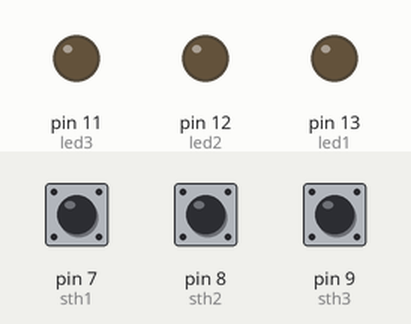
This sketch was run on a simulated Arduino Uno, built with avr-gcc and run on an emulated ATmega328P. Shown: output pins drawn as LEDs (lit = HIGH). The inputs (shaded band) are chosen by the test bench; at power-on: pin 7 (sth1) HIGH, pin 9 (sth3) HIGH, pin 8 (sth2) HIGH.

Above: at 1.2 s.
1.3 s: pin 7 (sth1) pulled LOW for 0.15 s
At 1.4 s:
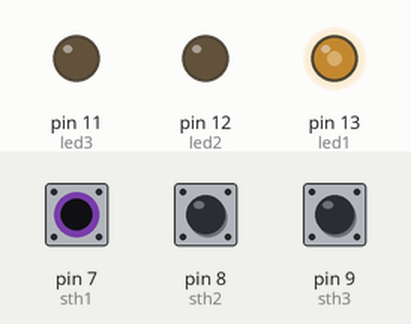
3.0 s: pin 9 (sth3) pulled LOW for 0.15 s
At 3.6 s:
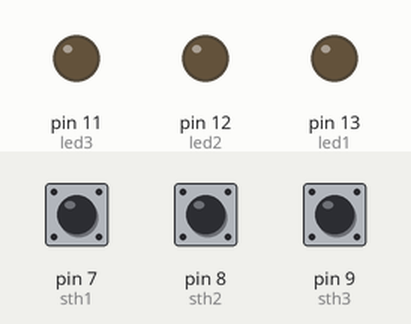
4.7 s: pin 8 (sth2) pulled LOW for 0.15 s
At 4.8 s:
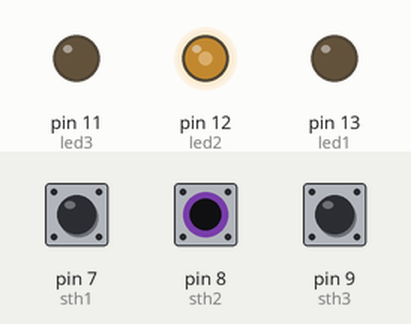
6.4 s: pin 7 (sth1) pulled LOW for 1 s
At 8.2 s:
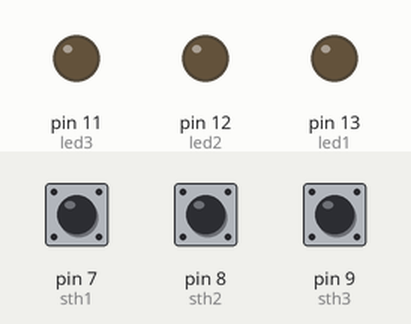
8.9 s: pin 8 (sth2) pulled LOW for 1 s
At 9.4 s:
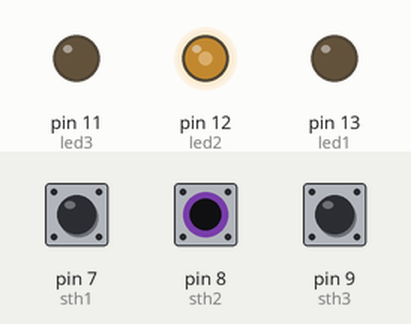
11.4 s: pin 9 (sth3) pulled LOW for 1 s
At 12.2 s:
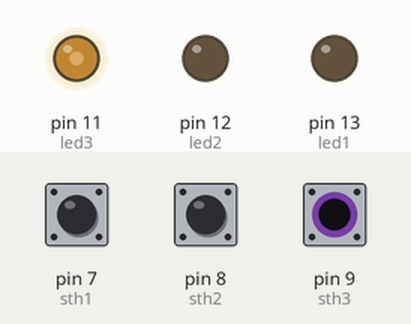
Timing chart, 0 to 14.4 s (numbered marks = the images above; inputs shaded):
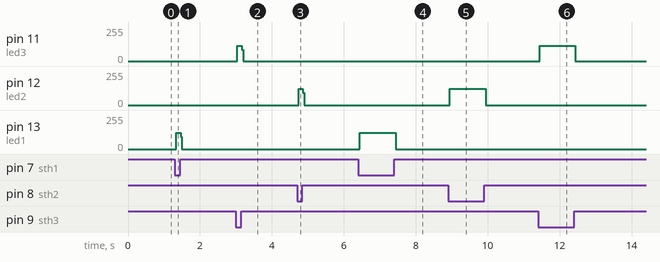

Measured:
- after the input at 1.3 s, pin 13 (led1): 0/255 → 122/255 at once, → 0/255 0.12 s later
- after the input at 3.0 s, pin 11 (led3): 0/255 → 115/255 at once, → 0/255 0.12 s later
- after the input at 4.7 s, pin 12 (led2): 0/255 → 121/255 at once, → 0/255 0.12 s later
- after the input at 6.4 s, pin 13 (led1): 0/255 → 122/255 at once, → 0/255 1.0 s later
- after the input at 8.9 s, pin 12 (led2): 0/255 → 121/255 at once, → 0/255 1.0 s later
- after the input at 11.4 s, pin 11 (led3): 0/255 → 115/255 at once, → 0/255 1.0 s later

The sketch:

Q4_sth_LED.ino
```cpp
int led1 = 13, led2 = 12, led3 = 11;
int sth1 = 7, sth2 = 8, sth3 = 9; //switch

void setup(){
  pinMode(led1, OUTPUT);
  pinMode(led2, OUTPUT);
  pinMode(led3, OUTPUT);

  pinMode(sth1, INPUT_PULLUP);
  pinMode(sth2, INPUT_PULLUP);
  pinMode(sth3, INPUT_PULLUP);
}

void loop(){
  digitalWrite(led1, LOW);
  digitalWrite(led2, LOW);
  digitalWrite(led3, LOW);

  if(digitalRead(sth1) == LOW)
    digitalWrite(led1, HIGH);

  if(digitalRead(sth2) == LOW)
    digitalWrite(led2, HIGH);

  if(digitalRead(sth3) == LOW)
    digitalWrite(led3, HIGH);
}
```
